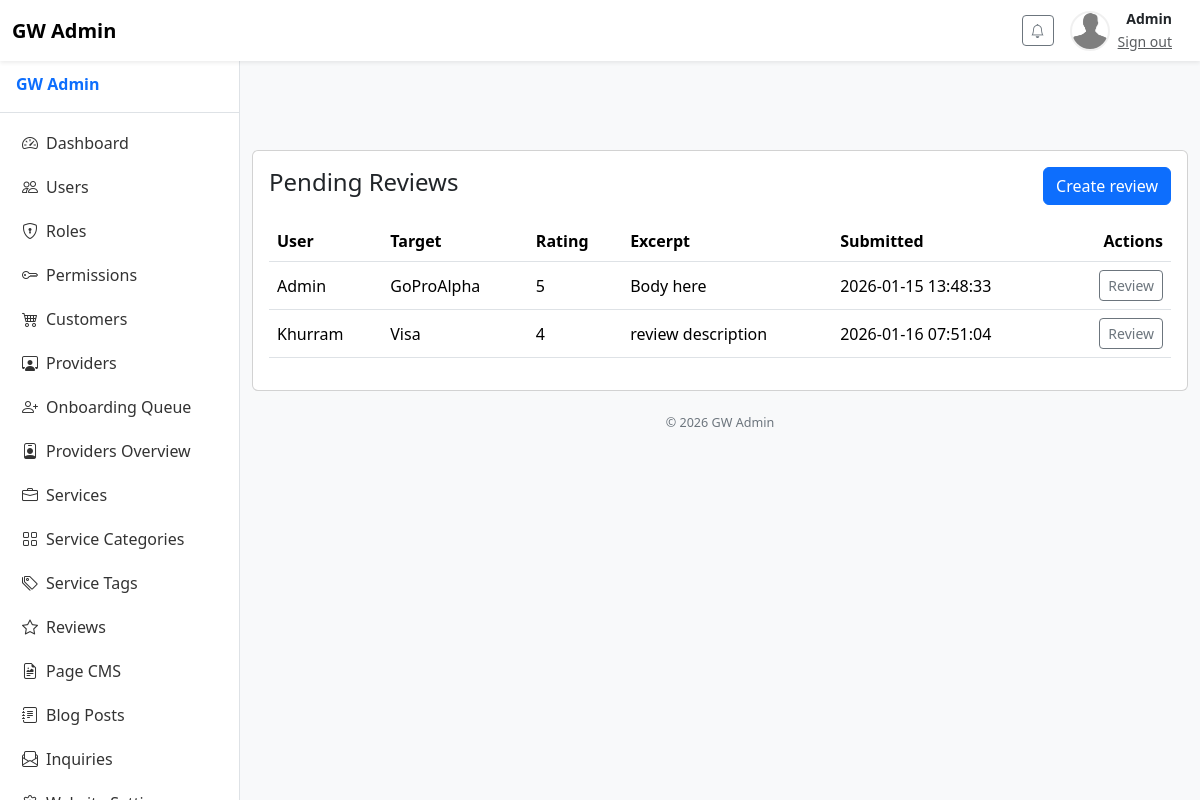
Screenshot of /admin/reviews/index.php (signed in) with the database file from the repository.
### tables this page shows
CREATE TABLE `users` (
  `id` int(10) unsigned NOT NULL AUTO_INCREMENT,
  `uuid` char(36) NOT NULL,
  `name` varchar(191) NOT NULL,
  `email` varchar(191) NOT NULL,
  `password` varchar(255) NOT NULL,
  `avatar` varchar(255) DEFAULT NULL,
  `phone` varchar(50) DEFAULT NULL,
  `bio` text DEFAULT NULL,
  `last_login` datetime DEFAULT NULL,
  `created_at` timestamp NULL DEFAULT current_timestamp(),
  `updated_at` timestamp NULL DEFAULT NULL ON UPDATE current_timestamp(),
  `nationality` varchar(100) DEFAULT NULL,
  `goal` varchar(100) DEFAULT NULL,
  `emirate` varchar(100) DEFAULT NULL,
  `deleted_at` timestamp NULL DEFAULT NULL,
  PRIMARY KEY (`id`),
  UNIQUE KEY `uuid` (`uuid`),
  UNIQUE KEY `email` (`email`),
  KEY `idx_users_email` (`email`)
);

CREATE TABLE `reviews` (
  `id` int(10) unsigned NOT NULL AUTO_INCREMENT,
  `uuid` char(36) NOT NULL,
  `user_id` int(10) unsigned NOT NULL,
  `provider_id` int(10) unsigned DEFAULT NULL,
  `service_id` int(10) unsigned DEFAULT NULL,
  `rating` tinyint(3) unsigned NOT NULL,
  `title` varchar(255) DEFAULT NULL,
  `body` text DEFAULT NULL,
  `status` enum('pending','published','hidden','rejected') NOT NULL DEFAULT 'pending',
  `helpful_count` int(10) unsigned NOT NULL DEFAULT 0,
  `created_at` timestamp NULL DEFAULT current_timestamp(),
  `updated_at` timestamp NULL DEFAULT NULL ON UPDATE current_timestamp(),
  PRIMARY KEY (`id`),
  UNIQUE KEY `uuid` (`uuid`),
  KEY `idx_user` (`user_id`),
  KEY `idx_provider` (`provider_id`),
  KEY `idx_service` (`service_id`),
  KEY `idx_reviews_provider_status_created` (`provider_id`,`status`,`created_at`),
  KEY `idx_reviews_service_status_created` (`service_id`,`status`,`created_at`),
  CONSTRAINT `fk_review_provider` FOREIGN KEY (`provider_id`) REFERENCES `providers` (`id`) ON DELETE SET NULL ON UPDATE CASCADE,
  CONSTRAINT `fk_review_service` FOREIGN KEY (`service_id`) REFERENCES `services` (`id`) ON DELETE SET NULL ON UPDATE CASCADE,
  CONSTRAINT `fk_review_user` FOREIGN KEY (`user_id`) REFERENCES `users` (`id`) ON DELETE CASCADE ON UPDATE CASCADE
);

CREATE TABLE `providers` (
  `id` int(10) unsigned NOT NULL AUTO_INCREMENT,
  `uuid` char(36) NOT NULL,
  `owner_user_id` int(10) unsigned DEFAULT NULL,
  `name` varchar(191) NOT NULL,
  `slug` varchar(191) NOT NULL,
  `email` varchar(191) DEFAULT NULL,
  `phone` varchar(50) DEFAULT NULL,
  `address` varchar(255) DEFAULT NULL,
  `city` varchar(100) DEFAULT NULL,
  `state` varchar(100) DEFAULT NULL,
  `country` varchar(100) DEFAULT NULL,
  `latitude` decimal(10,7) DEFAULT NULL,
  `longitude` decimal(10,7) DEFAULT NULL,
  `logo` varchar(255) DEFAULT NULL,
  `description` text DEFAULT NULL,
  `status` enum('draft','active','inactive') NOT NULL DEFAULT 'draft',
  `verification_status` enum('unverified','pending','verified','rejected') NOT NULL DEFAULT 'unverified',
  `verification_docs` longtext DEFAULT NULL CHECK (json_valid(`verification_docs`)),
  `created_at` timestamp NULL DEFAULT current_timestamp(),
  `updated_at` timestamp NULL DEFAULT NULL ON UPDATE current_timestamp(),
  `rating_avg` decimal(4,2) DEFAULT NULL,
  `rating_count` int(10) unsigned DEFAULT 0,
  `settings` longtext DEFAULT NULL CHECK (json_valid(`settings`)),
  `created_by` int(10) unsigned DEFAULT NULL,
  `team_size` int(11) DEFAULT 1,
  `languages` varchar(255) DEFAULT 'English',
  `starting_price` decimal(10,2) DEFAULT NULL,
  `specialties` text DEFAULT NULL,
  `deduction_type` enum('percentage','flat') NOT NULL DEFAULT 'percentage',
  `deduction_value` decimal(10,2) NOT NULL DEFAULT 10.00,
  PRIMARY KEY (`id`),
  UNIQUE KEY `uuid` (`uuid`),
  UNIQUE KEY `slug` (`slug`),
  KEY `idx_providers_city` (`city`),
  KEY `idx_providers_state` (`state`),
  KEY `idx_providers_country` (`country`),
  KEY `idx_providers_owner` (`owner_user_id`),
  KEY `idx_providers_rating_count` (`rating_count`),
  KEY `idx_providers_owner_user` (`owner_user_id`),
  KEY `idx_providers_status` (`status`)
);

CREATE TABLE `services` (
  `id` int(10) unsigned NOT NULL AUTO_INCREMENT,
  `uuid` char(36) NOT NULL,
  `provider_id` int(10) unsigned DEFAULT NULL,
  `category_id` int(10) unsigned DEFAULT NULL,
  `title` varchar(191) NOT NULL,
  `slug` varchar(191) NOT NULL,
  `short_description` varchar(255) DEFAULT NULL,
  `description` text DEFAULT NULL,
  `price` decimal(10,2) DEFAULT NULL,
  `currency` varchar(10) DEFAULT 'USD',
  `duration_minutes` int(11) DEFAULT NULL,
  `images` longtext DEFAULT NULL CHECK (json_valid(`images`)),
  `status` enum('draft','published','archived') NOT NULL DEFAULT 'draft',
  `created_at` timestamp NULL DEFAULT current_timestamp(),
  `updated_at` timestamp NULL DEFAULT NULL ON UPDATE current_timestamp(),
  `rating_avg` decimal(4,2) DEFAULT NULL,
  `rating_count` int(10) unsigned DEFAULT 0,
  `icon_class` varchar(100) DEFAULT 'bi-award',
  `duration_text` varchar(100) DEFAULT '5–7 days',
  `master_service_id` int(10) unsigned DEFAULT NULL,
  PRIMARY KEY (`id`),
  UNIQUE KEY `uuid` (`uuid`),
  UNIQUE KEY `slug` (`slug`),
  KEY `idx_services_provider` (`provider_id`),
  KEY `idx_services_category` (`category_id`),
  KEY `idx_services_rating_count` (`rating_count`),
  KEY `idxservices_provider_status` (`provider_id`,`status`),
  KEY `fk_services_master_service` (`master_service_id`),
  CONSTRAINT `fk_services_category` FOREIGN KEY (`category_id`) REFERENCES `service_categories` (`id`) ON DELETE SET NULL ON UPDATE CASCADE,
  CONSTRAINT `fk_services_master_service` FOREIGN KEY (`master_service_id`) REFERENCES `services` (`id`) ON DELETE SET NULL ON UPDATE CASCADE,
  CONSTRAINT `fk_services_provider` FOREIGN KEY (`provider_id`) REFERENCES `providers` (`id`) ON DELETE CASCADE ON UPDATE CASCADE
);

### lib/auth.php (called while the page is built, shortened)
<?php
function get_client_subnet(): string {
    $ip = $_SERVER['REMOTE_ADDR'] ?? '0.0.0.0';
    if (filter_var($ip, FILTER_VALIDATE_IP, FILTER_FLAG_IPV4)) {
        $parts = explode('.', $ip);
        return $parts[0] . '.' . $parts[1] . '.' . $parts[2] . '.0';
    } elseif (filter_var($ip, FILTER_VALIDATE_IP, FILTER_FLAG_IPV6)) {
        $parts = explode(':', $ip);
        return $parts[0] . ':' . $parts[1] . ':' . $parts[2] . ':0';
    }
    return '0.0.0.0';
}
function validate_session_bindings(): bool {
    $user_agent = $_SERVER['HTTP_USER_AGENT'] ?? '';
    $subnet = get_client_subnet();
    return true;
}
function current_user(): ?array {
    $user = $_SESSION['user'];
    return $user;
}
?>

### lib/permissions.php (called while the page is built, shortened)
<?php
require_once __DIR__ . '/auth.php';
function load_user_permissions_mysqli($userId): array {
    global $mysqli;
    $perms = [];
    $uid = is_numeric($userId) ? intval($userId) : null;
    if (!$uid) {
        $res = $mysqli->query("SELECT id FROM users WHERE uuid = '" . $mysqli->real_escape_string($userId) . "' LIMIT 1");
        if ($res && $row = $res->fetch_assoc()) {
            $uid = (int)$row['id'];
        }
    }
    $roleIds = [];
    $sql = "SELECT role_id FROM user_roles WHERE user_id = $uid";
    if ($res = $mysqli->query($sql)) {
        while ($r = $res->fetch_assoc()) $roleIds[] = (int)$r['role_id'];
    }
    if (!empty($roleIds)) {
        $in = implode(',', array_map('intval', $roleIds));
        $sql = "SELECT DISTINCT p.name FROM permissions p JOIN role_permissions rp ON rp.permission_id = p.id WHERE rp.role_id IN ($in)";
        if ($res = $mysqli->query($sql)) {
            while ($r = $res->fetch_assoc()) $perms[] = $r['name'];
        }
    }
    return array_values(array_unique($perms));
}
function can(string $permission): bool {
    static $request_perms = null;
    $user = current_user();
    if ($request_perms === null) {
        $userId = $user['uuid'] ?? (int)$user['id'];
        $request_perms = load_user_permissions_mysqli($userId);
    }
    return in_array($permission, $request_perms, true);
}
function is_role(string $role): bool {
    static $request_roles = null;
    global $mysqli;
    $user = current_user();
    if ($request_roles === null) {
        $uid = null;
        if (!empty($user['uuid'])) {
            $res = $mysqli->query("SELECT id FROM users WHERE uuid = '" . $mysqli->real_escape_string($user['uuid']) . "' LIMIT 1");
            if ($res && $row = $res->fetch_assoc()) $uid = (int)$row['id'];
        } else {
            $uid = intval($user['id']);
        }
        $request_roles = [];
        $sql = "SELECT r.name FROM user_roles ur JOIN roles r ON ur.role_id = r.id WHERE ur.user_id = $uid";
        if ($res = $mysqli->query($sql)) {
            while ($row = $res->fetch_assoc()) $request_roles[] = $row['name'];
        }
    }
    return in_array($role, $request_roles, true);
}

### lib/middleware.php (called while the page is built, shortened)
<?php
require_once __DIR__ . '/permissions.php';
require_once __DIR__ . '/auth.php';
function require_permission_or_die(string $perm) {
    global $domain;
    if (!can($perm)) {
        http_response_code(403);
        if (!empty($_SERVER['HTTP_X_REQUESTED_WITH']) && strtolower($_SERVER['HTTP_X_REQUESTED_WITH']) === 'xmlhttprequest') {
            header('Content-Type: application/json');
            echo json_encode(['error' => 'forbidden']);
            exit;
        }
        if (current_user()) {
            die('Forbidden: You do not have permission to access this resource.');
        }
        if (is_role('provider')) {
            header('Location: '.$domain.'/vendor/index.php');
            exit;
        }
        header('Location: '.$domain.'/login.php');
        exit;
    }
}
?>

### admin/reviews/index.php (the view, shortened to what this page needs)
<?php
require_once __DIR__ . '/../../lib/middleware.php';
require_permission_or_die('reviews.view');
require_once __DIR__ . '/../../lib/db_mysqli.php';
$page = max(1, intval($_GET['page'] ?? 1));
$per = 25;
$offset = ($page - 1) * $per;
$rows = [];
$sql = "SELECT r.*, u.name AS user_name, s.title AS service_title, p.name AS provider_name
        FROM reviews r
        LEFT JOIN users u ON u.id = r.user_id
        LEFT JOIN services s ON s.id = r.service_id
        LEFT JOIN providers p ON p.id = r.provider_id
        WHERE r.status = 'pending'
        ORDER BY r.created_at ASC
        LIMIT $offset, $per";
if ($res = $mysqli->query($sql)) { while ($r = $res->fetch_assoc()) $rows[] = $r; $res->free(); }
include __DIR__ . '/../../partials/header.php';
include __DIR__ . '/../../partials/sidebar.php';
?>
<div class="card mt-4 p-3">
  <div class="d-flex justify-content-between align-items-center mb-3">
  <h4>Pending Reviews</h4>
   <?php if (can('reviews.manage')): ?>
      <a href="<?php echo $domain;?>/admin/reviews/create.php" class="btn btn-primary">Create review</a>
    <?php endif; ?>
  </div>
  <?php if (empty($rows)): ?>
    <div class="alert alert-info">No pending reviews.</div>
  <?php else: ?>
    <table class="table">
      <thead><tr><th>User</th><th>Target</th><th>Rating</th><th>Excerpt</th><th>Submitted</th><th class="text-end">Actions</th></tr></thead>
      <tbody>
        <?php foreach ($rows as $r): ?>
          <tr>
            <td><?php echo htmlspecialchars($r['user_name'], ENT_QUOTES); ?></td>
            <td><?php echo htmlspecialchars($r['service_title'] ?? $r['provider_name'] ?? '-', ENT_QUOTES); ?></td>
            <td><?php echo intval($r['rating']); ?></td>
            <td><?php echo htmlspecialchars(mb_strimwidth($r['body'], 0, 120, '...'), ENT_QUOTES); ?></td>
            <td><?php echo htmlspecialchars($r['created_at'], ENT_QUOTES); ?></td>
            <td class="text-end">
              <a href="<?php echo $domain;?>/admin/reviews/review.php?uuid=<?php echo htmlspecialchars($r['uuid']); ?>" class="btn btn-sm btn-outline-secondary">Review</a>
            </td>
          </tr>
        <?php endforeach; ?>
      </tbody>
    </table>
  <?php endif; ?>
</div>
<?php include __DIR__ . '/../../partials/footer.php'; ?>

### partials/header.php (shortened to what this page needs)
<?php
require_once __DIR__ . '/../lib/auth.php';
if (isset($GLOBALS['domain'])) {
    $domain = $GLOBALS['domain'];
}
$user = current_user();
$current_file = basename($_SERVER['SCRIPT_NAME']);
?>
<!doctype html>
<html lang="en">
<head>
  <link href="<?php echo $domain;?>/css/bootstrap.min.css" rel="stylesheet">
  <link href="https://cdn.jsdelivr.net/npm/bootstrap-icons@1.11.3/font/bootstrap-icons.min.css" rel="stylesheet">
  <link href="<?php echo $domain; ?>/public/assets/css/app.css" rel="stylesheet">
</head>
<body class="<?php echo 'with-sidebar'; ?>">
<nav class="navbar navbar-expand-lg navbar-light bg-white fixed-top shadow-sm">
  <div class="container-fluid">
    <?php
      $brand_link = $domain . '/index.php';
      if ($user) {
          require_once __DIR__ . '/../lib/permissions.php';
          if (is_role('admin') || is_role('Super Admin')) {
              $brand_link = $domain . '/admin/dashboard.php';
          } else if (is_role('provider')) {
              $brand_link = $domain . '/vendor/index.php';
          }
      }
    ?>
    <a class="navbar-brand d-flex align-items-center" href="<?php echo $brand_link; ?>">
      <strong class="me-2">GW Admin</strong>
    </a>
    <div class="d-flex align-items-center ms-auto">
      <div class="me-3 position-relative d-inline-block">
        <button class="btn btn-sm btn-outline-secondary position-relative cp-bell-btn" type="button" id="adminBellBtn">
          <i class="bi bi-bell"></i>
        </button>
      </div>
      <?php if ($user):
        $avatar = $user['avatar'] ?? $domain.'/public/assets/img/avatar-placeholder.png';
      ?>
        <div class="d-flex align-items-center">
          <img src="<?php echo htmlspecialchars($avatar, ENT_QUOTES); ?>" alt="avatar" class="header-avatar me-2" style="width: 40px; height: 40px; border-radius: 50%; object-fit: cover;" onerror="this.onerror=null;this.src='/public/assets/img/avatar-placeholder.png'">
          <div class="d-none d-md-block text-end me-3">
            <div class="fw-bold small mb-0"><?php echo htmlspecialchars($user['name'], ENT_QUOTES); ?></div>
            <a href="<?php echo $domain; ?>/admin/logout.php" class="small text-muted">Sign out</a>
          </div>
        </div>
      <?php else:
        if ($current_file!=='login.php') {?>
        <a class="btn btn-sm btn-primary" href="<?php echo $domain; ?>/login.php">Sign in</a>
        <?php } ?>
      <?php endif; ?>
    </div>
  </div>
</nav>
<div class="container container-card mt-4" style="margin-top:5rem !important;">

### public/assets/css/app.css (style rules this page uses)
body { padding-top: 70px; background:#f8f9fa; }
.header-avatar { width:36px; height:36px; object-fit:cover; border-radius:50%; border:2px solid rgba(0,0,0,0.06); }
.container-card { max-width:1200px; margin:0 auto; }
table td, table th { vertical-align: middle !important; }
body.with-sidebar { padding-left: 240px; }

### rows the page displays
users: name "Admin"
reviews: user.name "Admin", provider.name "GoProAlpha", rating "5", body "Body here", created_at "2026-01-15 13:48:33"
reviews: user.name "Khurram", service.title "Visa", rating "4", body "review description", created_at "2026-01-16 07:51:04"

### other values shown
$safeLabel "Dashboard Users Roles Permissions Customers Providers Onboarding Queue Providers Overview Services Service Categories Service Tags Reviews Page CMS Blog Posts Inquiries"
